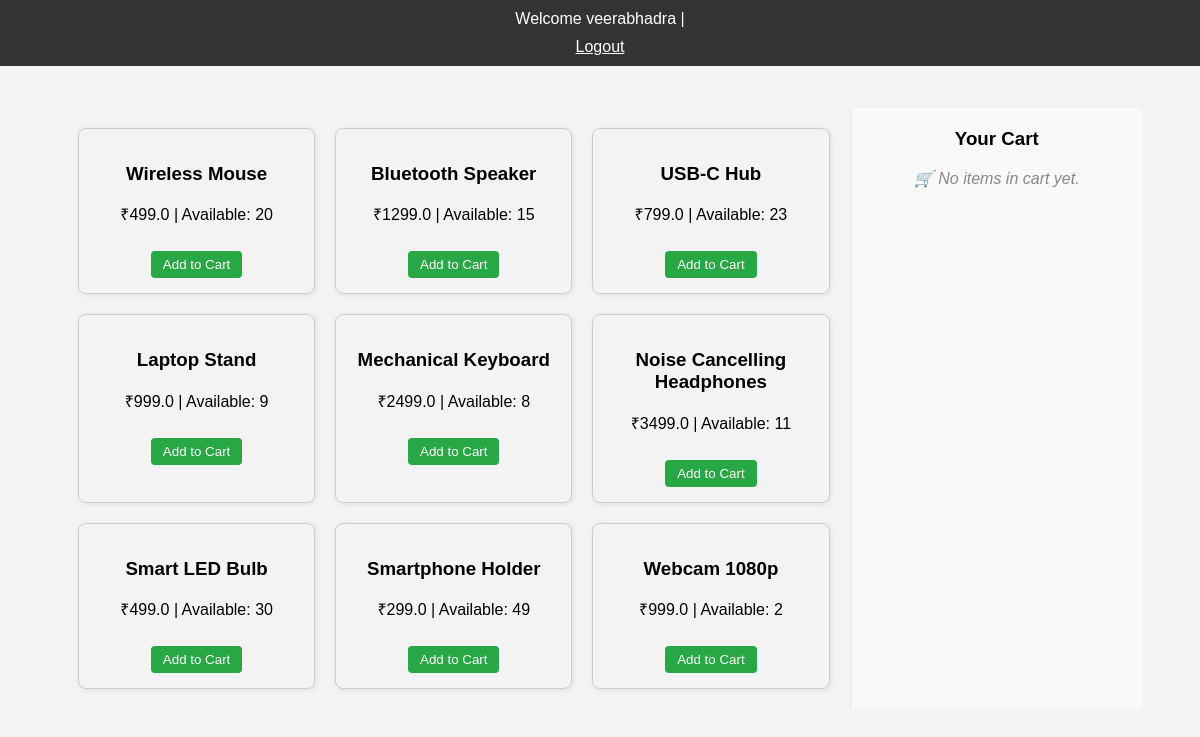
Before: /products (signed in) with the older database file.
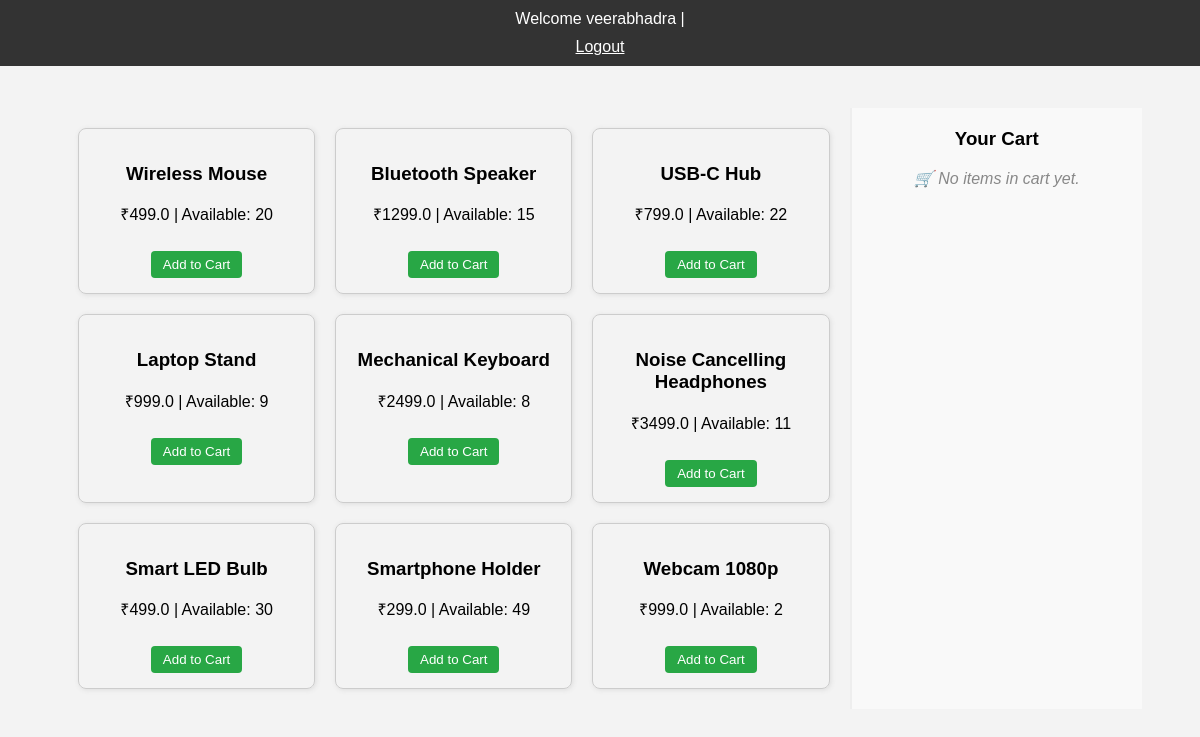
After: the same page with the newer database file.
### tables this page shows
CREATE TABLE users (
            id INTEGER PRIMARY KEY AUTOINCREMENT,
            name TEXT NOT NULL,
            mobile TEXT NOT NULL,
            email TEXT NOT NULL UNIQUE,
            password TEXT NOT NULL
        );

CREATE TABLE products (
            id INTEGER PRIMARY KEY AUTOINCREMENT,
            name TEXT NOT NULL,
            price REAL NOT NULL,
            quantity INTEGER NOT NULL
        );

### app.py (the view)
@app.route('/products')
def products():
    if 'user' not in session:
        return redirect('/login')
    conn = sqlite3.connect('users.db')
    c = conn.cursor()
    products = c.execute("SELECT * FROM products WHERE quantity > 0").fetchall()
    user = session['user']
    user_id = c.execute("SELECT id FROM users WHERE name = ?", (user,)).fetchone()[0]
    cart_items = c.execute("""
        SELECT p.name, p.price, c.quantity, p.price * c.quantity as subtotal
        FROM cart c
        JOIN products p ON c.product_id = p.id
        WHERE c.user_id = ?
    """, (user_id,)).fetchall()
    cart_total = sum(item[3] for item in cart_items)
    conn.close()
    return render_template('products.html', name=user, products=products, cart_items=cart_items, cart_total=cart_total)

### templates/products.html (shortened to what this page needs)
<!DOCTYPE html>
<html lang="en">
<head>
  <link rel="stylesheet" href="{{ url_for('static', filename='style.css') }}">
</head>
<body>
  <div class="topbar">
    Welcome {{ name }} | <a href="{{ url_for('logout') }}" style="color: #fff; text-decoration: underline;">Logout</a>
  </div>
  <div class="main-container">
    <div class="products">
      {% for p in products %}
        <div class="product-card">
          <h3>{{ p[1] }}</h3>
          <p>₹{{ p[2] }} | Available: {{ p[3] }}</p>
          <button onclick="location.href='{{ url_for('add_to_cart', product_id=p[0]) }}'">Add to Cart</button>        </div>
      {% endfor %}
    </div>
    <div class="sidebar">
      <h3>Your Cart</h3>
      {% if cart_items %}
        {% for name, price, qty, subtotal in cart_items %}
          <div class="cart-item">
            <strong>{{ name }}</strong><br>
            ₹{{ price }} x {{ qty }} = ₹{{ subtotal }}
            <form action="{{ url_for('remove_from_cart', product_name=name) }}" method="post" style="margin-top: 5px;">
              <button type="submit" class="remove-button">Remove</button>
            </form>
          </div>
        {% endfor %}
        <div class="cart-total">Total: ₹{{ cart_total }}</div>
        <form action="{{ url_for('pay') }}" method="get">
          <button class="pay-button">Pay Now</button>
        </form>
        <div class="go-to-cart">
          <a href="{{ url_for('cart') }}">🛒 View Full Cart</a>
        </div>
      {% else %}
        <p class="cart-empty">🛒 No items in cart yet.</p>
      {% endif %}
    </div>
  </div>
</body>
</html>

### static/style.css (style rules this page uses)
body { font-family: Arial, sans-serif; background-color: #f3f3f3; padding: 50px; text-align: center; }
a { display: block; margin-top: 10px; color: #007bff; text-decoration: none; }
.main-container { display: flex; width: 100%; }
.products { flex: 3; padding: 20px; display: grid; grid-template-columns: repeat(auto-fill, minmax(220px, 1fr)); gap: 20px; }
.product-card { border: 1px solid #ccc; padding: 15px; border-radius: 8px; text-align: center; box-shadow: 1px 1px 5px #ddd; }
.product-card button { margin-top: 10px; padding: 6px 12px; border: none; background-color: #28a745; color: white; border-radius: 4px; cursor: pointer; }
.sidebar { flex: 1; max-width: 280px; border-left: 2px solid #eee; padding: 20px; background-color: #f9f9f9; }
.sidebar h3 { margin-top: 0; }
.cart-empty { font-style: italic; color: #888; }
.topbar { position: fixed; top: 0; left: 0; right: 0; background: #333; color: white; padding: 10px; text-align: center; }
.main-container { margin-top: 50px; }

Changed rows visible on the page:
changed products "USB-C Hub": quantity "23" → "22"
